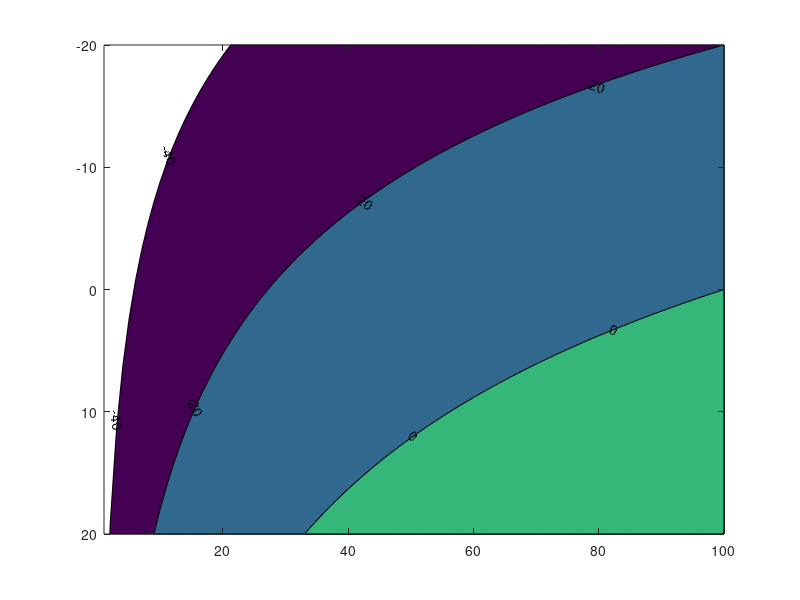
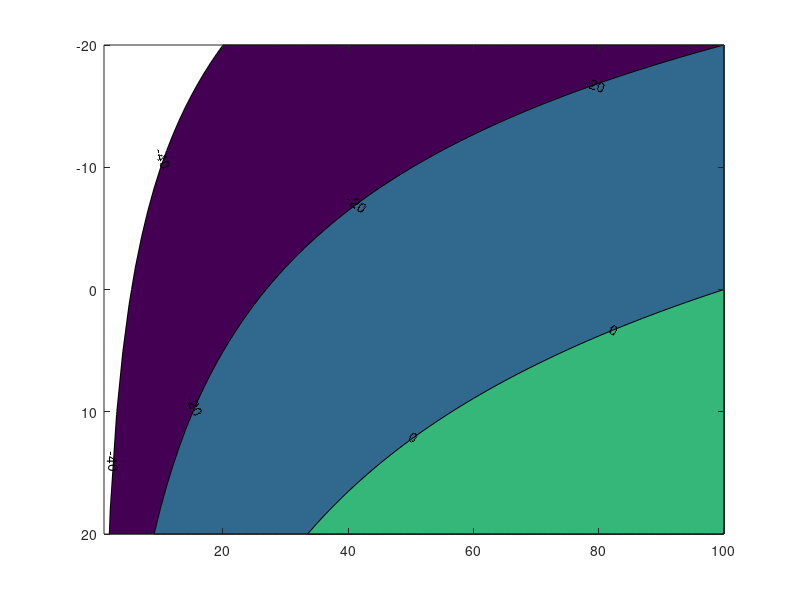
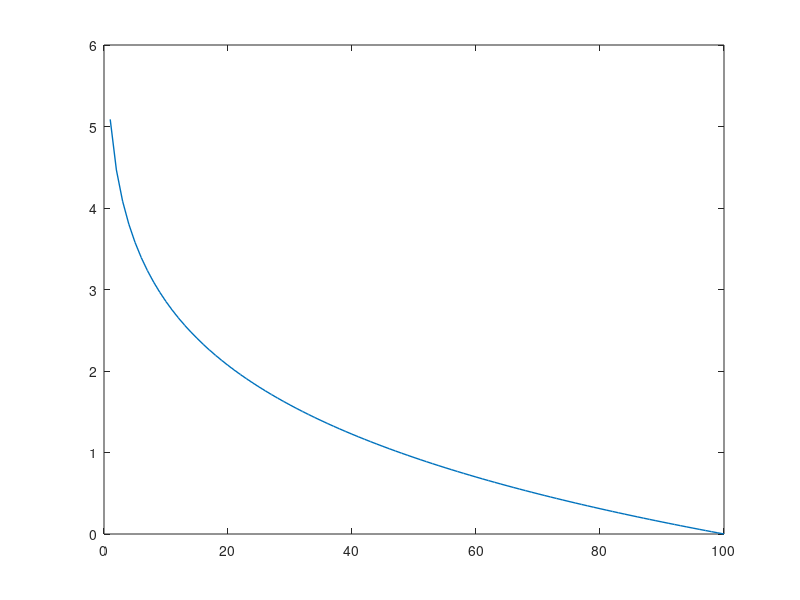

MATLAB code to generate these figures, in order: (Note: this script raises an error after producing the figures.)
function y = FindLCL()
    
    %% Constants
    c_p = 1;            %[kJ/kgK]
    L = 2501;           %[kJ/kgK]
    R = 0.2869;         %[kJ/kgK]
    T_0 = 273.15;       %K
    e_s0 = 6.112;       %hPa
    ep = 0.622;
    p = 1000;           %hPa
    G = 10;              %K/km
    g = 9.81/1000;       %km/s^2
    %% Ground conditions
    T_vec = [-20,-10,0,10,20] + 273.15;
    T_o = linspace(-10,30,100) + 273.15;
    f_vec = linspace(1,100,100) / 100;
    
    %% Disgusting non-vectorised calculation of LCL temp
    for i = 1:numel(T_vec)
        T = T_vec(i);
        for j = 1:numel(f_vec)        
            f = f_vec(j);
            T_LCL(i,j) = newt_raph(T,f);
        end
        p_LCL(i,:) = p*(T_LCL(i,:)/T).^(c_p/R);
    end
    
    z_LCL_2 = (T_0/G)*(1-(p_LCL/p).^(R*G/(g*1000)));    
    T_Bolton = 1./( 1./(T_vec.' - 55) - log(f_vec)/2840) + 55;
    

    
    y = T_LCL;
    
    %% Calculating height of LCL
    z_LCL = -(T_LCL - T_vec.') / G;
    z_LCL_Bolton = -(T_Bolton - T_vec.') / G;
    
    %% Plotting    
    
    v = [40,20,0,-20,-40]
    close all;
    [C,h] = contourf(f_vec*100,T_vec-273.15,T_LCL-273.15,v);
    set(gca,'Ydir','reverse');
    clabel(C,h,v);
    
    figure;
    [C,h] = contourf(f_vec*100,T_vec-273.15,T_Bolton-273.15,v);
    set(gca,'Ydir','reverse');
    clabel(C,h,v);
    
  
    figure; %height of lcl
    for i = 1:numel(T_vec)
        plot(f_vec*100,z_LCL(i,:),"LineWidth",1)
        labelT(i) = strcat("T = ",string(T_vec(i) - 273.15)," [^oC]");
        hold on;
    end
    xlabel("Relative Humidity [%]")
    ylabel("LCL Height [km]")
    legend(labelT)
    title("Lifting Condensation Level Height - Method 1")
    set(gcf,'position',[50 100 600 350])
    
    figure; %height of lcl_2
    for i = 1:numel(T_vec)
        plot(f_vec*100,z_LCL_2(i,:),"LineWidth",1)
        labelT(i) = strcat("T = ",string(T_vec(i) - 273.15)," [^oC]");
        hold on;
    end
    xlabel("Relative Humidity [%]")
    ylabel("LCL Height [km]")
    legend(labelT)
    title("Lifting Condensation Level Height - Method 2")
    set(gcf,'position',[50 100 600 350])
    
    
    figure; %height of lcl from Bolton formula
    for i = 1:numel(T_vec)
        plot(f_vec*100,z_LCL_Bolton(i,:),"LineWidth",1)
        hold on;
    end
    xlabel("Relative Humidity [%]")
    ylabel("LCL Height [km]")
    legend(labelT)
    title("Bolton's Lifting Condensation Level Height")
    set(gcf,'position',[650 100 600 350])
    
    figure; %Abosolute Error Plot
    for i = 1:numel(T_vec)
        absErr = z_LCL(i,:)-z_LCL_Bolton(i,:);
        plot(f_vec*100,absErr,"LineWidth",1)
        hold on;
    end
    xlabel("Relative Humidity [%]")
    ylabel("Difference Error [km]")
    legend(labelT)
    title("Difference between model 1 and Bolton's model")
    set(gcf,'position',[1350 100 600 250])
    
    figure; %Abosolute Error Plot
    for i = 1:numel(T_vec)
        absErr = z_LCL_2(i,:)-z_LCL_Bolton(i,:);
        plot(f_vec*100,absErr,"LineWidth",1)
        hold on;
    end
    xlabel("Relative Humidity [%]")
    ylabel("Difference Error [km]")
    legend(labelT)
    title("Difference between model 2 and Bolton's model")
    set(gcf,'position',[1350 100 600 250])
    
    %% Nested functions
    function F = F(x,T_o,f_0)
        F = log(f_0) + 1/R * (c_p * log(x/T_o) + ep*L * (1/x - 1/T_o));
    end

    function F_prim = F_prim(x)
        F_prim = 1/R * (c_p/x - ep*L/(x^2));
    end

    function X = newt_raph(T,f)
        x_old = T;
        err = 1;
        tol = abs(F(x_old,T,f))*1e-8;
        
        while err > tol
            x_new = x_old - F(x_old,T,f)/F_prim(x_old);
            x_old = x_new;
            
            err = abs(F(x_old,T,f));
        end
        X = x_old;
    end
end
